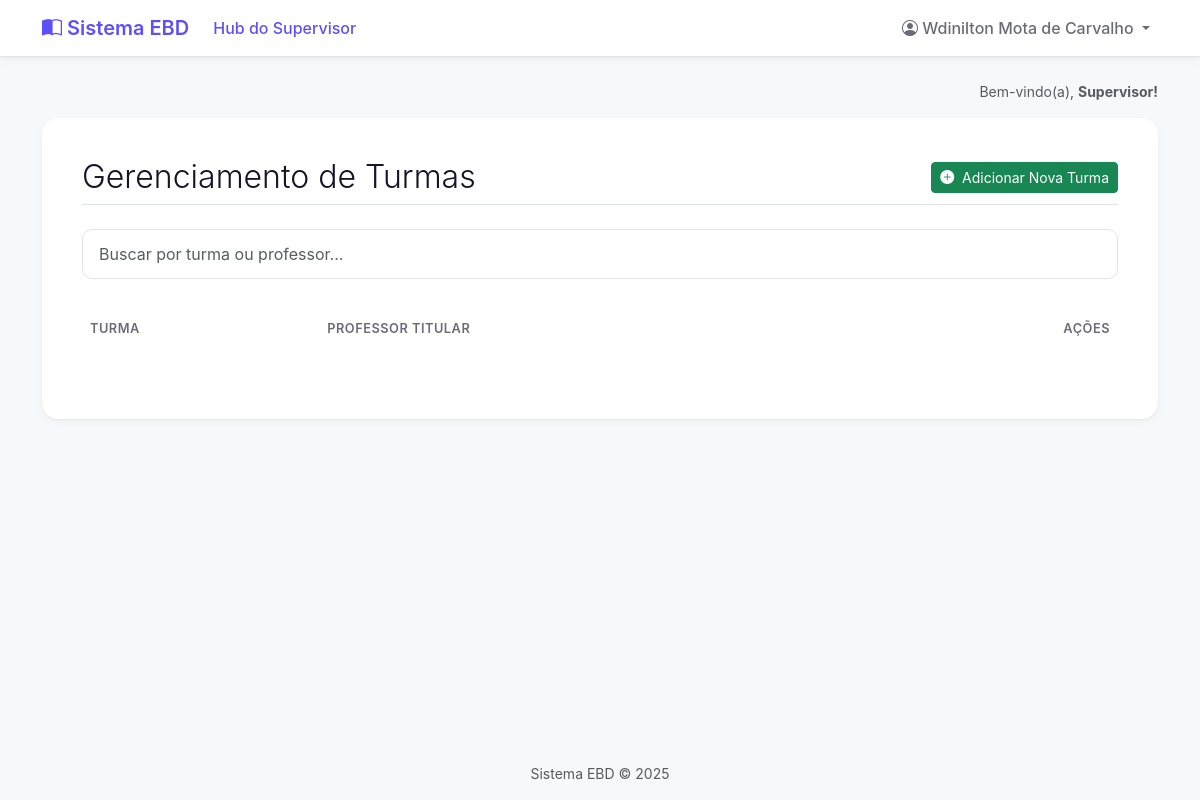
The app's page /relatorios/gerenciamento-turmas/ (signed in), older data.
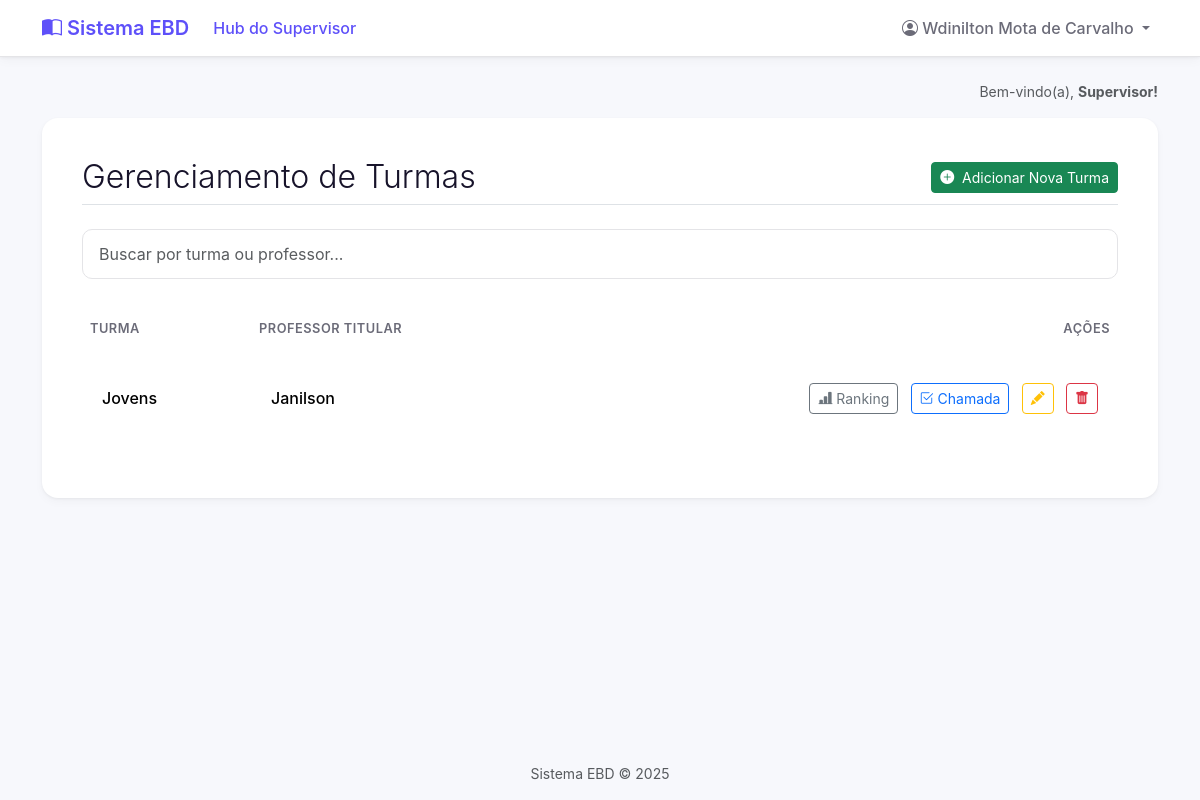
The same page, newer data.
### core/models.py (models this page shows, shortened)
class Turma(models.Model):
    nome = models.CharField(max_length=100, unique=True)
    professor = models.ForeignKey(
        User,
        on_delete=models.SET_NULL,
        null=True,
        blank=True,
        related_name='turmas_lecionadas'
    )

### core/views.py (the view)
# urls.py: path('relatorios/gerenciamento-turmas/', views.gerenciamento_turmas, name='gerenciamento_turmas'),
@login_required
def gerenciamento_turmas(request):
    permissores = permissoes_context(request)
    if not permissores['is_supervisor']:
        return HttpResponseForbidden("<h1>Acesso Negado</h1><p>Apenas supervisores podem ver este relatório.</p>")
    lista_todas_turmas = Turma.objects.select_related('professor').all().order_by('nome')
    contexto = {'lista_todas_turmas': lista_todas_turmas}
    return render(request, 'gerenciamento_turmas.html', contexto)

### core/context_processors.py (called while the page is built)
def permissoes_context(request):
    is_professor = False
    is_aluno = False
    is_supervisor = False
    aluno = None
    if request.user.is_authenticated:
        is_supervisor = request.user.groups.filter(name='Supervisores').exists()
        is_professor = request.user.groups.filter(name='Professores').exists()
        try:
            aluno = request.user.aluno
            is_aluno = True
        except:
            is_aluno = False
    return {
        'is_supervisor': is_supervisor,
        'is_professor': is_professor,
        'is_aluno': is_aluno,
        'aluno_global': aluno,
    }

### templates/gerenciamento_turmas.html (shortened to what this page needs)
{% extends 'base.html' %}
{% block content %}
<div class="d-flex justify-content-between align-items-center border-bottom pb-2 mb-4">
        <h2 class="fw-light mb-0">Gerenciamento de Turmas</h2>
        <a href="{% url 'cadastrar_turma' %}" class="btn btn-success btn-sm">
            <i class="bi bi-plus-circle-fill me-1"></i> Adicionar Nova Turma
        </a>
    </div>
    <input type="text" id="searchInput" onkeyup="filterTable('searchInput', 'searchableTable')"
           placeholder="Buscar por turma ou professor..." class="form-control search-box mb-4">
    <div class="table-responsive">
        <table class="table table-hover align-middle" id="searchableTable">
            <thead>
                <tr>
                    <th>Turma</th>
                    <th>Professor Titular</th>
                    <th class="text-end">Ações</th> </tr>
            </thead>
            <tbody>
                {% for turma in lista_todas_turmas %}
                <tr>
                    <td>{{ turma.nome }}</td>
                    <td>{{ turma.professor.username|default:"Sem professor" }}</td>
                    <td class="text-end" style="min-width: 320px;">
                        <a href="{% url 'detalhes_turma' turma.id %}" class="btn btn-outline-secondary btn-sm me-2" title="Ver Ranking">
                            <i class="bi bi-bar-chart-line-fill"></i> Ranking
                        </a>
                        <a href="{% url 'pagina_chamada' turma.id %}" class="btn btn-outline-primary btn-sm me-2" title="Fazer Chamada">
                             <i class="bi bi-check2-square"></i> Chamada
                        </a>
                        <a href="{% url 'editar_turma' turma.id %}" class="btn btn-outline-warning btn-sm me-2" title="Editar">
                            <i class="bi bi-pencil-fill"></i>
                        </a>
                        <form action="{% url 'apagar_turma' turma.id %}" method="post" class="d-inline" onsubmit="return confirm('Tem certeza que deseja apagar a turma {{ turma.nome }}? Esta ação não pode ser desfeita.');">
                            <button type="submit" class="btn btn-outline-danger btn-sm" title="Apagar">
                                <i class="bi bi-trash-fill"></i>
                            </button>
                        </form>
                    </td>
                </tr>
                {% endfor %}
            </tbody>
        </table>
    </div>
{% endblock %}

Row changes from the older to the newer data that the page shows:
added Turma: nome "Jovens", professor.username "Janilson"
